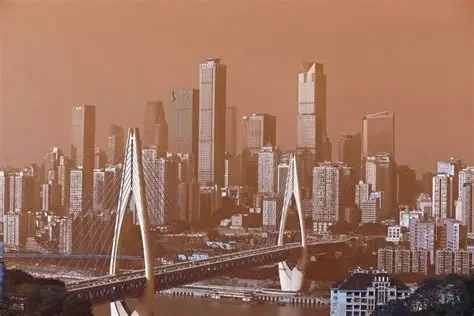
#> input picture cvstudey/chapter-2/resource/chongqing_bridge.jpg, 474 x 316 px
$ python ColorSpaceBGR.py
#> lines starting #> are read from the running program, lines starting #| are printed output that depends on the picture
import cv2
import matplotlib.pyplot as plt

plt.rcParams['font.sans-serif'] = ['SimHei']  # 设置中文字体
plt.rcParams['axes.unicode_minus'] = False  # 设置负号显示

path = '../resource/chongqing_bridge.jpg'
img = cv2.imread(path, cv2.IMREAD_COLOR_RGB)
#> img is the input picture: shape (316, 474, 3); mean B, G, R 95, 114, 156

# 分离通道
r, g, b = cv2.split(img)
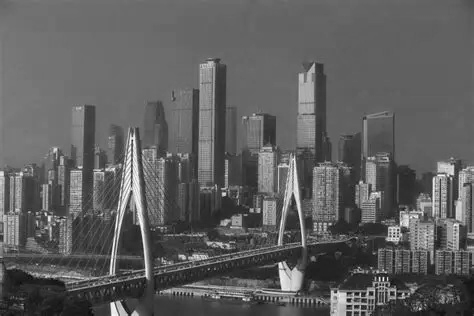
#> r: shape (316, 474); min 7, max 255, mean 95
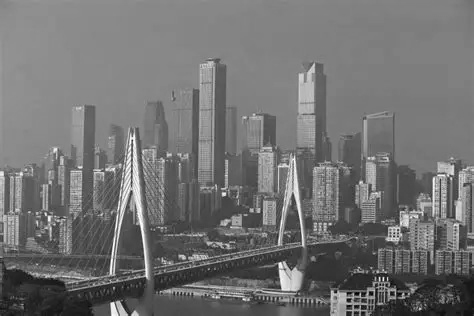
#> g: shape (316, 474); min 0, max 255, mean 114
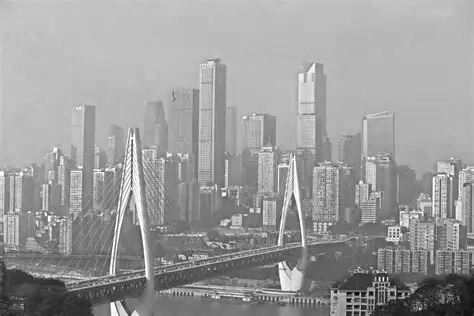
#> b: shape (316, 474); min 0, max 255, mean 156
# 图像颜色转换
gray = cv2.cvtColor(img, cv2.COLOR_RGB2HSV)
#> gray: shape (316, 474, 3); mean H, S, V 111.8, 101.6, 156.2

plt.figure(figsize=(12, 12))
# 2行，2列，第 1 个位置
plt.subplot(2, 2, 1)
plt.imshow(img)    # plt.plot()
plt.title('原图像')
plt.subplot(2, 2, 2), plt.imshow(r, cmap='gray'), plt.title('红色通道')
plt.subplot(2, 2, 3), plt.imshow(g, cmap='gray'), plt.title('绿色通道')
plt.subplot(2, 2, 4), plt.imshow(b, cmap='gray'), plt.title('蓝色通道')

# cv2.imshow('Gray', gray)
plt.show()
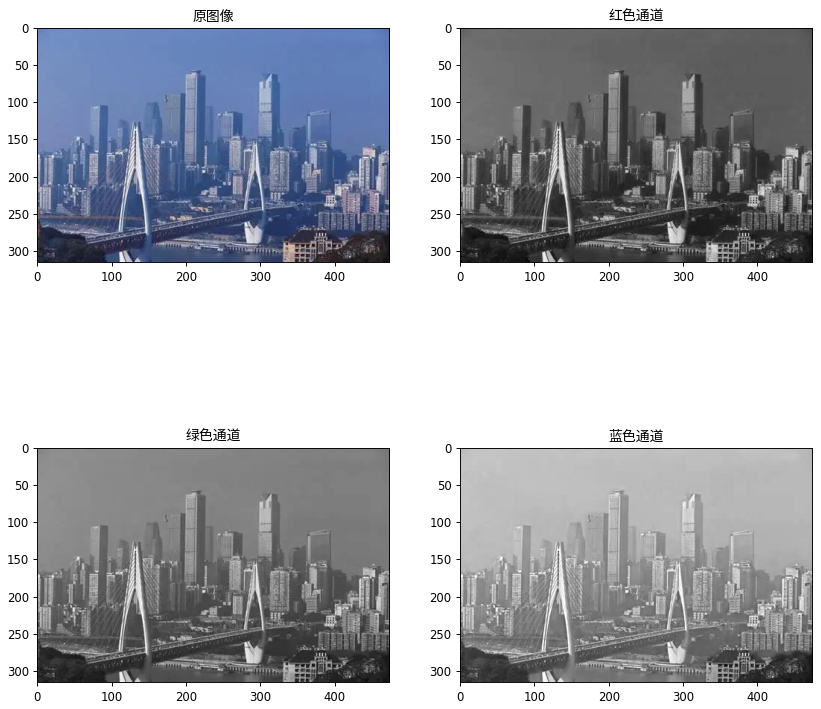
#> figure drawn by matplotlib, 4 panels; B, G, R data is drawn as R, G, B
# cv2.waitKey()
